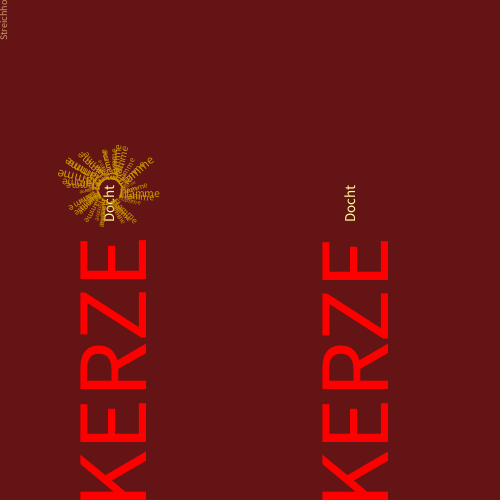
Frame 1 (no input)
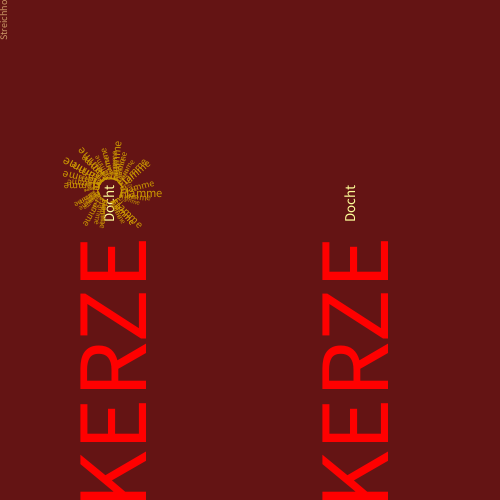
Frame 60 (the mouse pressed at the canvas centre just before this capture)
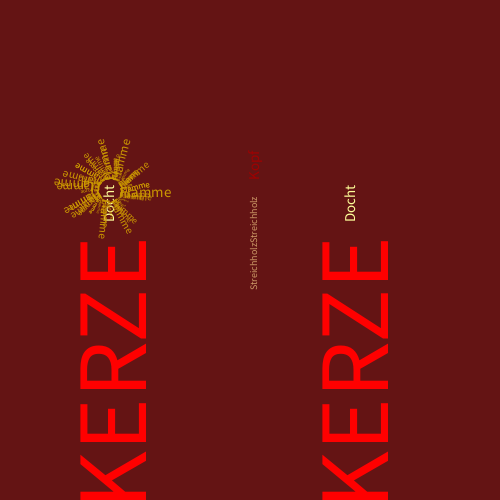
Frame 120 (the mouse held since frame 60 and released just before this capture)

The Processing sketch that drew these frames (run headless with seeded random() and noise(); from frame 60 on, the mouse is pressed at the canvas centre):

// Processing sketch: processing_174451
// ── processing_174451.pde

int klickwert = mouseX;
int klickwert2 = mouseY-160;
int klickwert3 = 2;

boolean f = false;
boolean f1 =false;
void setup()
{
  size(500, 500);
  smooth();
  fill(10, 200, 20);
}
void draw()
{
  background(100, 20, 20);

  //Kerze1
  pushMatrix();
  translate(width/2, height/2);
  rotate(-PI/2);
  fill(255, 0, 0);
  textSize(100);
  text("KERZE", -260, -105);
  popMatrix();

  //Docht1
  pushMatrix();
  translate(width/2, height/2);
  rotate(-PI/2);
  fill(255, 255, 153);
  textSize(15);
  text("Docht", 28, -137);
  popMatrix();

  //FlammeKerze1
  pushMatrix();
  translate(width/2-140, 190);
  for (int i=0; i<360; i+=5)
  {
    fill(204, 153, 0);
    rotate(radians(i));
    float verschieden=sin(millis()/70.0+i)*2;
    textSize( i/30.0+verschieden);
    text("Flamme", 10, 7);
  }
  popMatrix();


  //Kerze2
  pushMatrix();
  translate(width/2+100, height/2);
  rotate(-PI/2);
  fill(255, 0, 0);
  textSize(100);
  text("KERZE", -260, 38);
  popMatrix();

  //Docht2
  pushMatrix();
  translate(width/2+100, 280);
  rotate(-PI/2);
  fill(255, 255, 153);
  textSize(15);
  text("Docht", 58, 5);
  popMatrix();




  //Streichholz
  pushMatrix();
  translate(mouseX-253, mouseY-230);
  pushMatrix();
  fill(204, 153, 102);
  noStroke();
  translate(width/2, 280);



  rotate(-PI/2);

  textSize(10);
  text("StreichholzStreichholz", 10, 10);
  popMatrix();
  popMatrix();

  //Anzünden wenn über Docht
  { 
    if (mouseX>87 && mouseX<117 && mouseY>270 && mouseY<290)
    {
      f = true;

      pushMatrix();
      translate(mouseX, mouseY-80);
      for (int i=0; i<360; i+=5)
      {
        fill(204, 153, 0);
        rotate(radians(i));
        float verschieden=sin(millis()/70.0+i)*2;
        textSize( i/30.0+verschieden);
        text("Flamme", 2, 2);
      }
      popMatrix();
    } else if (f == true) {
      pushMatrix();
      translate(mouseX+3, mouseY-82);
      for (int i=0; i<360; i+=5)
      {
        fill(204, 153, 0);
        rotate(radians(i));
        float verschieden=sin(millis()/70.0+i)*2;
        textSize( i/40.0+verschieden);
        text("Flamme", 2, 2);
      }
      popMatrix();
    } else
    { 
      fill(160, 0, 0);     
      pushMatrix();
      translate(mouseX-1, mouseY-60);
      pushMatrix();
      translate(0, 0);
      rotate(-PI/2);
      textSize(15);
      text("Kopf", 10, 10);
      popMatrix();
      popMatrix();
    }
    //FlammeKerze2
    {
      //über Docht2
      if (mouseX>337 && mouseX<367 && mouseY>270 && mouseY<290 && f1==false && f==true)
      {
        f1 = true;
        pushMatrix();
        translate(width/2+100, 190);
        for (int i=0; i<360; i+=5)
        {
          fill(204, 153, 0);
          rotate(radians(i));
          float verschieden=sin(millis()/70.0+i)*2;
          textSize( i/30.0+verschieden);
          text("Flamme", 2, 2);
        }
        popMatrix();
      } else if (f1==true)
      {
        pushMatrix();
        translate(width/2+100, 190);
        for (int i=0; i<360; i+=5)
        {
          fill(204, 153, 0);
          rotate(radians(i));
          float verschieden=sin(millis()/70.0+i)*2;
          textSize( i/30.0+verschieden);
          text("Flamme", 7, 7);
        }
        popMatrix();
      }
    }
  }
  println(mouseX, mouseY);
}//drawEnde
